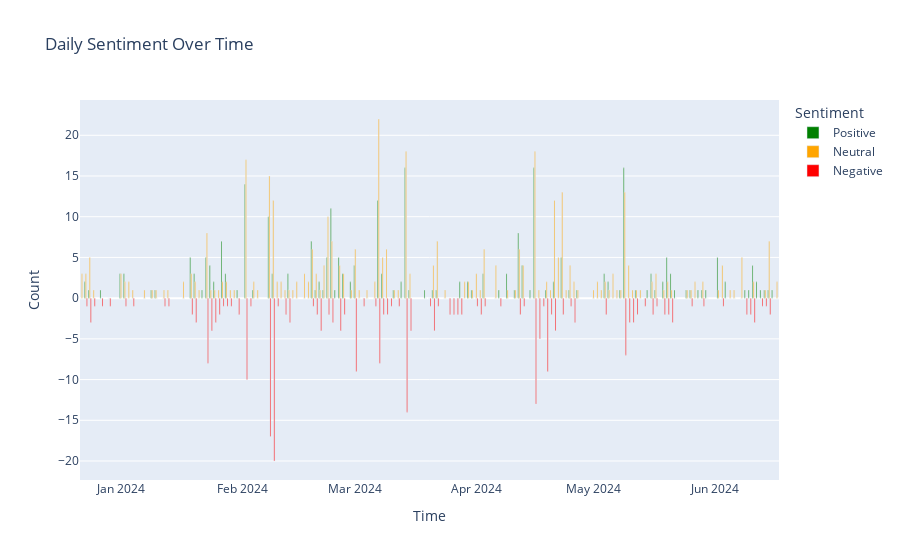

The cell this chart's notebook holds for it:
### Markdown cell above
# by days

### Code cell
# Group by day and sentiment
df_neutrogena['Day'] = df_neutrogena['Date'].dt.to_period('D').apply(lambda r: r.start_time)
daily_sentiment = df_neutrogena.groupby(['Day', 'Sentiment']).size().unstack(fill_value=0)

# Create the plot
fig = go.Figure()

# Add positive sentiments
if 'positive' in daily_sentiment:
    fig.add_trace(go.Bar(
        x=daily_sentiment.index,
        y=daily_sentiment['positive'],
        name='Positive',
        marker_color='green'
    ))

# Add neutral sentiments
if 'neutral' in daily_sentiment:
    fig.add_trace(go.Bar(
        x=daily_sentiment.index,
        y=daily_sentiment['neutral'],
        name='Neutral',
        marker_color='orange'
    ))

# Add negative sentiments (inverted to point downwards)
if 'negative' in daily_sentiment:
    fig.add_trace(go.Bar(
        x=daily_sentiment.index,
        y=-daily_sentiment['negative'],
        name='Negative',
        marker_color='red'
    ))

# Update layout
fig.update_layout(
    title='Daily Sentiment Over Time',
    xaxis_title='Time',
    yaxis_title='Count',
    barmode='group',  # Change to group bars side by side
    bargap=0.2,
    bargroupgap=0.1,
    legend_title_text='Sentiment',
)

# Show the plot
fig.show()

### Figure 1 — Plotly figure (JSON) as saved in the notebook; plotly's stock layout.template omitted (floating-point values rounded to 4 significant figures; data arrays with more than 128 entries replaced by an {"elided": "..."} marker saying what was removed)
{"data": [{"marker": {"color": "green"}, "name": "Positive", "type": "bar", "x": {"elided": "143 str values"}, "y": {"elided": "143 int values"}}, {"marker": {"color": "orange"}, "name": "Neutral", "type": "bar", "x": {"elided": "143 str values"}, "y": {"elided": "143 int values"}}, {"marker": {"color": "red"}, "name": "Negative", "type": "bar", "x": {"elided": "143 str values"}, "y": {"elided": "143 int values"}}], "layout": {"bargap": 0.2, "bargroupgap": 0.1, "barmode": "group", "legend": {"title": {"text": "Sentiment"}}, "title": {"text": "Daily Sentiment Over Time"}, "xaxis": {"title": {"text": "Time"}}, "yaxis": {"title": {"text": "Count"}}}}
